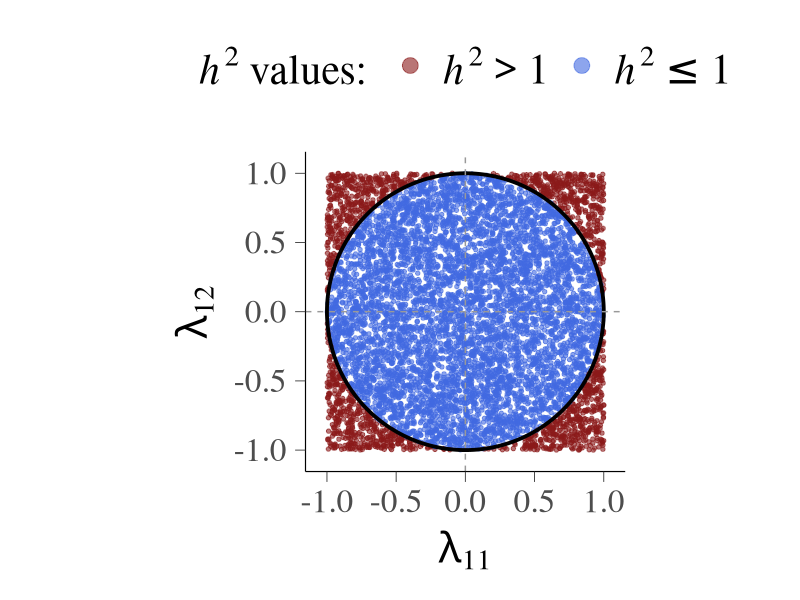
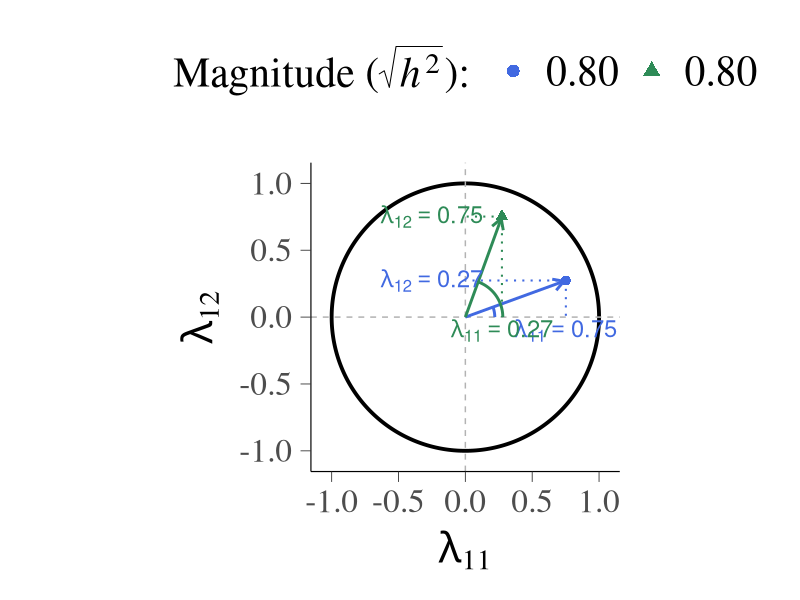
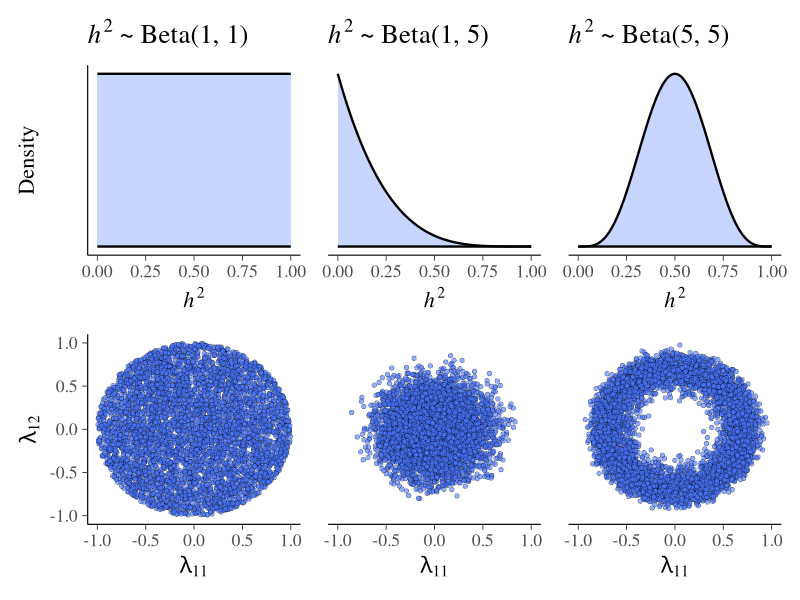
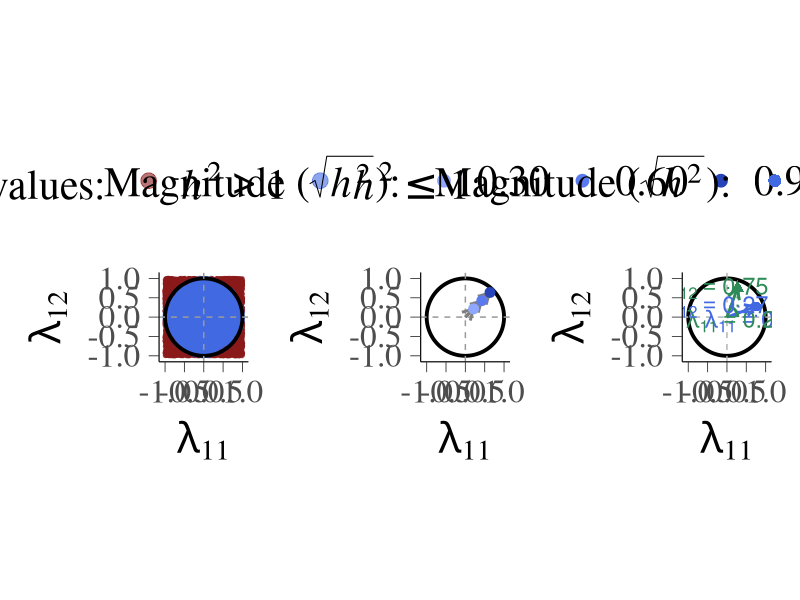

These figures' R source, in order:
# ╔════════════════════════════════════════════════════════════════════════════╗
# ║                             SCRIPT OVERVIEW                                ║
# ╠════════════════════════════════════════════════════════════════════════════╣
# ║ Script Name   : UV_prior.R                                                 ║
# ║ Author        : Ricardo Rey-Sáez                                           ║
# ║ Role          : PhD Student in Psychology                                  ║
# ║ Institution   : Autonomous University of Madrid, Spain                     ║
# ║ Email         : ricardoreysaez95@gmail.es                                  ║
# ║ Date          : 28-06-2025                                                 ║
# ╚════════════════════════════════════════════════════════════════════════════╝

# ─────────────────────────────────────────────────────────────────────────────
# SECTION 1: Description
# ─────────────────────────────────────────────────────────────────────────────
# Prior predictive checks for unit-vector factor loadings
# ─────────────────────────────────────────────────────────────────────────────

# ─────────────────────────────────────────────────────────────────────────────
# SECTION 2: Load Packages
# ─────────────────────────────────────────────────────────────────────────────

library(ggplot2)
library(bayesplot)
library(ggforce)
library(patchwork)

# ─────────────────────────────────────────────────────────────────────────────

# ─────────────────────────────────────────────────────────────────────────────
# SECTION 3: User-Defined Functions
# ─────────────────────────────────────────────────────────────────────────────

# Function to simulate standardized factor loadings based on communalities
sim_lambda_UV <- function(n_rows, beta_pars) {
  # Simulate communalities
  h2 <- rbeta(n_rows, beta_pars[1], beta_pars[2])
  # Independent gaussian values
  Z <- matrix(rnorm(n_rows * 2), ncol = 2)
  # Compute Standardized factor loadings
  Lambda <- matrix(NA, nrow = n_rows, ncol = 2)
  for(i in 1:n_rows) Lambda[i,] <- Z[i,]/sqrt(sum(Z[i,]^2)) * sqrt(h2[i])
  # Return final values
  return(data.frame(
    Lambda_1 = Lambda[,1],
    Lambda_2 = Lambda[,2]
  ))
}

# ─────────────────────────────────────────────────────────────────────────────

# ─────────────────────────────────────────────────────────────────────────────
# SECTION 4: Prior Predictive distribution: communalities and factor loadings
# ─────────────────────────────────────────────────────────────────────────────

# beta distribution parameters for communalities
beta_pars_list <- list(
  c1 = c(1, 1),
  c2 = c(1, 5),
  c3 = c(5, 5)
)

# Simulate all datasets
sim_list <- lapply(beta_pars_list, function(pars) {
  sim_lambda_UV(n_rows = 5e3, beta_pars = pars)
})

# Prior distribution: communalities (density plots)
dens_plots <- mapply(function(pars, nm) {
  ggplot(data.frame(x = seq(0,1,length.out = 500)), aes(x = x)) +
    stat_function(
      fun   = dbeta,
      args  = list(shape1 = pars[1], shape2 = pars[2]),
      geom  = "area",
      fill   = "royalblue1",
      alpha  = 0.3,
      colour = "black",
      size    = 0.8
    ) +
    bayesplot::theme_default(base_size = 16) +
    xlim(0, 1) +
    labs(
      title = bquote(italic(h)^2 ~ "~ Beta(" * .(pars[1]) * ", " * .(pars[2]) * ")"),
      x     = expression(italic(h)^2),
      y     = "Density"
    )
}, beta_pars_list, names(beta_pars_list), SIMPLIFY = FALSE)

# Remove redundant Y axis (and omit the density values)
dens_plots2 <- list(
  dens_plots[[1]] + theme(
    axis.text.y  = element_blank(),
    axis.ticks.y = element_blank()
  ),
  dens_plots[[2]] + theme(
    axis.line.y    = element_blank(),
    axis.title.y   = element_blank(),
    axis.text.y    = element_blank(),
    axis.ticks.y   = element_blank()
  ),
  dens_plots[[3]] + theme(
    axis.line.y    = element_blank(),
    axis.title.y   = element_blank(),
    axis.text.y    = element_blank(),
    axis.ticks.y   = element_blank()
  )
)

# Bivariate prior distribution: two factor loadings from two different factors
# loading in one item/experimental effect (scatter plot)
scatter_plots <- lapply(sim_list, function(df) {
  ggplot(df, aes(x = Lambda_1, y = Lambda_2)) +
    geom_point(
      shape  = 21,
      colour = "black",
      fill   = "royalblue1",
      stroke = 0.2,
      alpha  = 0.6
    ) +
    bayesplot::theme_default(base_size = 16) +
    xlim(-1, 1) + ylim(-1, 1) +
    labs(
      x = expression(lambda[11]),
      y = expression(lambda[12])
    )
})

# Remove redundant Y axis
scatter_plots2 <- list(
  scatter_plots[[1]],
  scatter_plots[[2]] + theme(
    axis.line.y    = element_blank(),
    axis.title.y   = element_blank(),
    axis.text.y    = element_blank(),
    axis.ticks.y   = element_blank()
  ),
  scatter_plots[[3]] + theme(
    axis.line.y    = element_blank(),
    axis.title.y   = element_blank(),
    axis.text.y    = element_blank(),
    axis.ticks.y   = element_blank()
  )
)

# Save combined plot
png(filename = "Figures/UV_prior.png", width = 4000, height = 2700, res = 300)
(dens_plots2[[1]] + dens_plots2[[2]] + dens_plots2[[3]]) /
  (scatter_plots2[[1]] + scatter_plots2[[2]] + scatter_plots2[[3]]) +
  plot_layout(heights = c(1, 1))
dev.off()

# ─────────────────────────────────────────────────────────────────────────────

# ─────────────────────────────────────────────────────────────────────────────
# SECTION 5: Square-to-circle parametric space
# ─────────────────────────────────────────────────────────────────────────────

# Simulate uniform bivariate distribution
set.seed(2025)
indep_lambdas <- data.frame(
  x = runif(n = 8e3, min = -1, max = 1),
  y = runif(n = 8e3, min = -1, max = 1)
)

# Plausible values assuming that h2 has a maximum value of 1
indep_lambdas$plausible <- rowSums(indep_lambdas^2) <= 1

# Prepare circle data
angle <- seq(0, 2*pi, length.out = 1e4)
circle_df <- data.frame(
  x = cos(angle), 
  y = sin(angle)
)

# Square-to-circle plot
p1 <- ggplot(indep_lambdas, aes(x = x, y = y, color = plausible)) +
  geom_point(alpha = 0.6, size = 1.2) +
  geom_path(data = circle_df, aes(x = x, y = y), color = "black", linewidth = 1.3) +
  scale_color_manual(
    values = c("FALSE" = "firebrick4", "TRUE" = "royalblue"),
    labels = c(
      expression(italic(h^2) > 1),
      expression(italic(h^2) <= 1)
    ),
    name = expression(italic(h^2) * " values: ")
  ) +
  coord_fixed(xlim = c(-1.05, 1.05), ylim = c(-1.05, 1.05)) +
  geom_hline(yintercept = 0, linetype = "dashed", color = "grey60") +
  geom_vline(xintercept = 0, linetype = "dashed", color = "grey60") +
  labs(
    x = expression(italic(lambda[11])),
    y = expression(italic(lambda[12]))
  ) +
  bayesplot::theme_default(base_size = 30) + 
  theme(legend.position = "top", 
        legend.title = element_text(size = 30),
        legend.text  = element_text(size = 30)) + 
  guides(
    color = guide_legend(
      override.aes = list(size = 5)  # Adjust point size for legend
    ))
p1

# ─────────────────────────────────────────────────────────────────────────────
# SECTION 6: Same direction, different communality values
# ─────────────────────────────────────────────────────────────────────────────

# Define angles
angulos_deg <- seq(45, 45, length.out = 3)
radios      <- c(0.30, 0.60, 0.90)

mag_df <- data.frame(
  r     = radios,
  x     = radios * cos(pi * angulos_deg / 180),
  y     = radios * sin(pi * angulos_deg / 180),
  nivel = factor(sprintf("%.2f", radios), levels = sprintf("%.2f", radios))
)

ratio_arrow <- 0.97
arrow_df <- transform(mag_df,
                      xend = x * ratio_arrow,
                      yend = y * ratio_arrow)

circle_df <- data.frame(
  x = cos(seq(0, 2*pi, length.out = 4000)),
  y = sin(seq(0, 2*pi, length.out = 4000))
)


palette_rb <- c("0.30" = "#8FA8FF",
                "0.60" = "#5A7BEF",
                "0.90" = "#2643B7")
shapes_rb  <- c("0.30" = 16,
                "0.60" = 17,
                "0.90" = 15)
legend_title  <- expression("Magnitude (" * sqrt(italic(h^2)) * "): ")

p2 <- ggplot() +
  geom_path(data = circle_df, aes(x, y), linewidth = 1.3) +
  geom_hline(yintercept = 0, linetype = "dashed", colour = "grey60") +
  geom_vline(xintercept = 0, linetype = "dashed", colour = "grey60") +
  
  # Arrows (hidden from legend)
  geom_segment(data = arrow_df,
               aes(x = 0, y = 0, xend = xend, yend = yend,
                   colour = "grey70"),
               arrow = arrow(length = unit(0.30, "cm")),
               linewidth = 1,
               show.legend = FALSE) +
  
  # Points (shown in legend)
  geom_point(data = mag_df,
             aes(x, y, colour = nivel),
             size = 3) +
  
  scale_colour_manual(values = palette_rb,
                      name   = legend_title,
                      labels = levels(mag_df$nivel)) +
  scale_shape_manual(values = shapes_rb,
                     name   = legend_title,
                     labels = levels(mag_df$nivel)) +
  
  guides(
    colour = guide_legend(override.aes = list(size = 4)),
    shape  = guide_legend(override.aes = list(size = 4))
  ) +
  
  coord_fixed(xlim = c(-1.05, 1.05), ylim = c(-1.05, 1.05)) +
  labs(
    x = expression(italic(lambda[11])),
    y = expression(italic(lambda[12]))
  ) +
  bayesplot::theme_default(base_size = 30) +
  theme(
    legend.position = "top",
    legend.title    = element_text(size = 30),
    legend.text     = element_text(size = 30)
  )

# ─────────────────────────────────────────────────────────────────────────────

# ─────────────────────────────────────────────────────────────────────────────
# SECTION 7: Different direction, same communality values
# ─────────────────────────────────────────────────────────────────────────────

r_val   <- 0.80
ang_deg <- c(20, 70)
ang_rad <- ang_deg * pi/180

dir_df <- data.frame(
  x      = r_val * cos(ang_rad),
  y      = r_val * sin(ang_rad),
  mag_id = c("m1", "m2")
)

dir_df$magn_val <- sprintf("%.2f", r_val)
ratio_arrow <- 0.98
arrow_df <- transform(dir_df,
                      xend = x * ratio_arrow,
                      yend = y * ratio_arrow)

circle_df <- data.frame(
  x = cos(seq(0, 2*pi, len = 4000)),
  y = sin(seq(0, 2*pi, len = 4000))
)

dir_df$angle_gg <- pi/2 - ang_rad
arc_df <- data.frame(
  start  = pi/2,
  end    = dir_df$angle_gg,
  r      = c(0.22, 0.28),
  mag_id = dir_df$mag_id
)

proj_df <- do.call(rbind, lapply(seq_len(nrow(dir_df)), function(i){
  xi <- dir_df$x[i]; yi <- dir_df$y[i]; mi <- dir_df$mag_id[i]
  data.frame(
    x = c(xi, xi), y = c(yi, yi),
    xend = c(xi, 0), yend = c(0, yi),
    mag_id = mi
  )
}))

off  <- 0.10
dx   <- 0.15

lab_df <- rbind(
  data.frame(
    x = dir_df$x,
    y = -off,
    label = sprintf("lambda[11]==%.2f", dir_df$x),
    mag_id = dir_df$mag_id,
    hjust = 0.5, vjust = 1.2
  ),
  data.frame(
    x = -off - dx,
    y = dir_df$y,
    label = sprintf("lambda[12]==%.2f", dir_df$y),
    mag_id = dir_df$mag_id,
    hjust = 1,  vjust = 0.5
  )
)

pal_colour <- c("m1" = "royalblue", "m2" = "seagreen")
pal_shape  <- c("m1" = 16,          "m2" = 17)
legend_labels <- c("m1" = "0.80", "m2" = "0.80")
legend_title  <- expression("Magnitude (" * sqrt(italic(h^2)) * "): ")

p3 <- ggplot() +
  geom_path(data = circle_df, aes(x, y), linewidth = 1.3) +
  geom_hline(yintercept = 0, linetype = "dashed", colour = "grey70") +
  geom_vline(xintercept = 0, linetype = "dashed", colour = "grey70") +
  geom_segment(data = arrow_df,
               aes(x = 0, y = 0, xend = xend, yend = yend,
                   colour = mag_id),
               arrow = arrow(length = unit(0.30, "cm")),
               linewidth = 1,
               show.legend = FALSE) +
  geom_point(data = dir_df,
             aes(x, y, colour = mag_id, shape = mag_id),
             size = 3) +
  geom_segment(data = proj_df,
               aes(x, y, xend = xend, yend = yend, colour = mag_id),
               linetype = "dotted", linewidth = 0.7,
               show.legend = FALSE) +
  geom_arc(data = arc_df,
           aes(x0 = 0, y0 = 0, r = r, start = start, end = end,
               colour = mag_id),
           linewidth = 1,
           show.legend = FALSE) +
  geom_text(data = lab_df,
            aes(x, y, label = label, colour = mag_id),
            parse = TRUE, size = 6, show.legend = FALSE) +
  scale_colour_manual(values = pal_colour,
                      breaks = names(legend_labels),
                      labels = legend_labels,
                      name   = legend_title) +
  scale_shape_manual(values = pal_shape,
                     breaks = names(legend_labels),
                     labels = legend_labels,
                     name   = legend_title) +
  guides(colour = guide_legend(override.aes = list(size = 4)),
         shape  = guide_legend(override.aes = list(size = 4))) +
  coord_fixed(xlim = c(-1.05, 1.05), ylim = c(-1.05, 1.05)) +
  labs(
    x = expression(italic(lambda[11])),
    y = expression(italic(lambda[12]))
  ) +
  bayesplot::theme_default(base_size = 30) +
  theme(
    legend.position = "top",
    legend.title    = element_text(size = 30),
    legend.text     = element_text(size = 30)
  )

p3

# ─────────────────────────────────────────────────────────────────────────────

# ─────────────────────────────────────────────────────────────────────────────
# SECTION 8: Final joint plot 
# ─────────────────────────────────────────────────────────────────────────────

# Set combined plot
combined_plot <- p1 + p2 + p3 + plot_layout(ncol = 3)
png(filename = "Figures/appendix_plot.png", width = 7000, height = 3000, res = 300)
print(combined_plot)
dev.off()

# ─────────────────────────────────────────────────────────────────────────────
